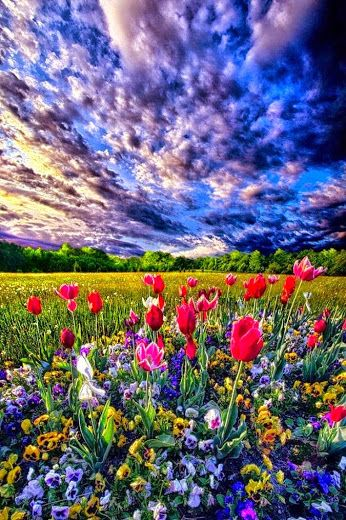
#> input picture practice.jpg, 346 x 520 px
$ python practice.py
#> lines starting #> are read from the running program, lines starting #| are printed output that depends on the picture
# pip install numpy
# pip install opencv-python
import cv2 as c

print("Abrindo imagem...")
imagenRGB = c.imread('practice.jpg')
#> imagenRGB is the input picture: shape (520, 346, 3); mean B, G, R 122.7, 102, 106.9

b, g, r = c.split(imagenRGB)
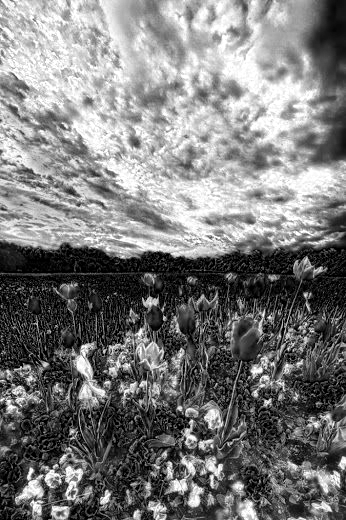
#> b: shape (520, 346); min 0, max 255, mean 122.7
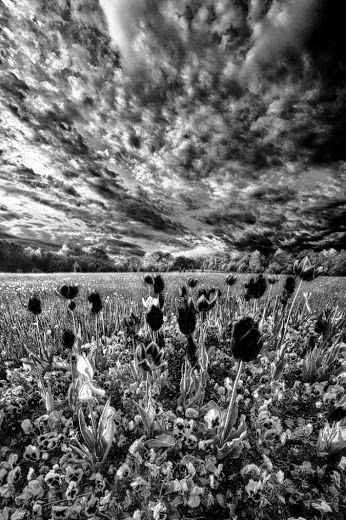
#> g: shape (520, 346); min 0, max 255, mean 102
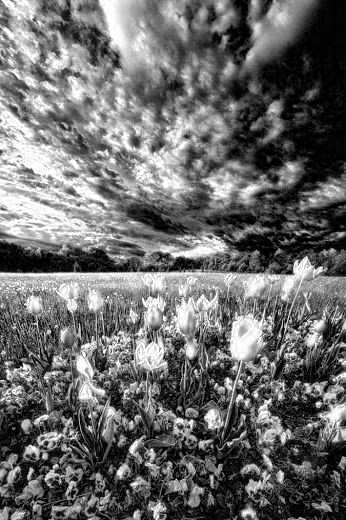
#> r: shape (520, 346); min 0, max 255, mean 106.9

c.imshow('Canal Roxo', r)
c.imshow('Canal Verde', g)
c.imshow('Canal Azul', b)

c.imwrite('canal_roxo.jpg', r)
c.imwrite('canal_verde.jpg', g)
c.imwrite('canal_azul.jpg', b)

c.waitKey(0)
c.destroyAllWindows()
